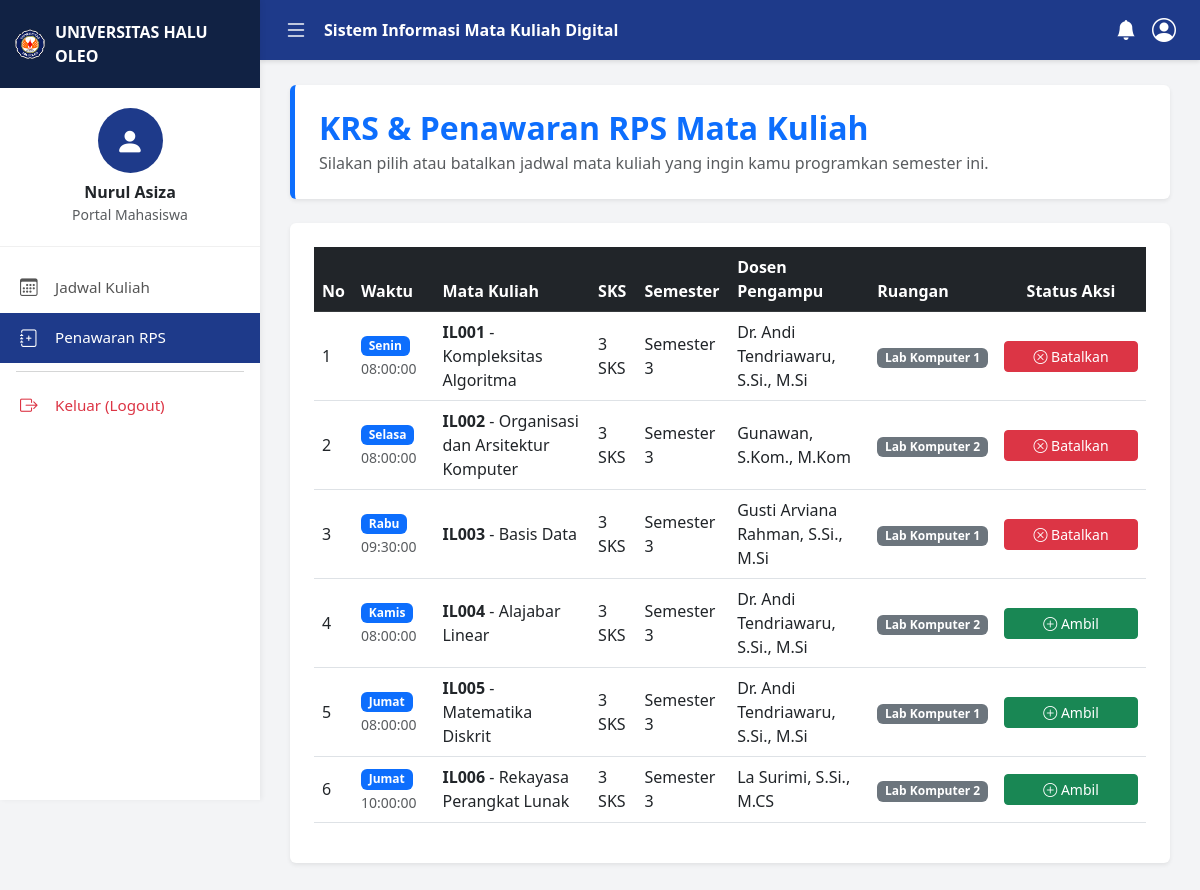
The app's page /ambil_mk.php (signed in) with its own data.
### tables this page shows
CREATE TABLE IF NOT EXISTS `jadwal` (
  `id_jadwal` int NOT NULL AUTO_INCREMENT,
  `kode_mk` varchar(10) DEFAULT NULL,
  `nidn` varchar(10) DEFAULT NULL,
  `hari` varchar(20) NOT NULL,
  `jam` time NOT NULL,
  `ruangan` varchar(20) NOT NULL,
  PRIMARY KEY (`id_jadwal`),
  KEY `kode_mk` (`kode_mk`),
  KEY `nidn` (`nidn`),
  CONSTRAINT `jadwal_ibfk_1` FOREIGN KEY (`kode_mk`) REFERENCES `matakuliah` (`kode_mk`) ON DELETE CASCADE ON UPDATE CASCADE,
  CONSTRAINT `jadwal_ibfk_2` FOREIGN KEY (`nidn`) REFERENCES `dosen` (`nidn`) ON DELETE CASCADE ON UPDATE CASCADE
);

CREATE TABLE IF NOT EXISTS `matakuliah` (
  `kode_mk` varchar(10) NOT NULL,
  `nama_mk` varchar(100) NOT NULL,
  `sks` int NOT NULL,
  `semester` int NOT NULL,
  PRIMARY KEY (`kode_mk`)
);

CREATE TABLE IF NOT EXISTS `dosen` (
  `nidn` varchar(10) NOT NULL,
  `nama_dosen` varchar(100) NOT NULL,
  `email` varchar(50) DEFAULT NULL,
  PRIMARY KEY (`nidn`)
);

### ambil_mk.php (the view, shortened to what this page needs)
<?php
include('koneksi.php');
$username_mhs = $_SESSION['username'];
?>
<!DOCTYPE html>
<html lang="id">
<head>
    <link href="https://cdn.jsdelivr.net/npm/bootstrap@5.3.0/dist/css/bootstrap.min.css" rel="stylesheet">
    <link rel="stylesheet" href="https://cdn.jsdelivr.net/npm/bootstrap-icons@1.11.0/font/bootstrap-icons.css">
</head>
<body>
    <div class="sidebar">
        <div class="sidebar-brand">
            <img src="logo_uho.png" alt="Logo UHO" style="width: 30px; height: auto; margin-right: 10px;">
            UNIVERSITAS HALU OLEO
        </div>
        <div class="user-profile-box">
            <div class="user-avatar">
                <i class="bi bi-person-fill"></i>
            </div>
            <h6 class="mb-0 fw-bold text-dark"><?= $_SESSION['nama']; ?></h6>
            <small class="text-muted">Portal <?= $_SESSION['level']; ?></small>
        </div>
        <div class="nav-menu">
            <a href="index.php"><i class="bi bi-calendar3"></i> Jadwal Kuliah</a>
            <a href="ambil_mk.php" class="active"><i class="bi bi-journal-plus"></i> Penawaran RPS</a>
            <hr class="mx-3 my-2 text-muted">
            <a href="logout.php" class="text-danger"><i class="bi bi-box-arrow-right"></i> Keluar (Logout)</a>
        </div>
    </div>
    <div class="topbar d-flex align-items-center justify-content-between px-4">
        <div class="d-flex align-items-center text-white">
            <i class="bi bi-list fs-4 me-3" style="cursor: pointer;"></i>
            <span class="fw-semibold">Sistem Informasi Mata Kuliah Digital</span>
        </div>
        <div class="text-white d-flex align-items-center">
            <i class="bi bi-bell-fill me-3 fs-5" style="cursor: pointer;"></i>
            <i class="bi bi-person-circle fs-4" style="cursor: pointer;"></i>
        </div>
    </div>
    <div class="main-content">
        <div class="card shadow-sm p-4 mb-4 border-0 bg-white" style="border-left: 5px solid #0d6efd !important;">
            <h2 class="text-primary fw-bold mb-1">KRS & Penawaran RPS Mata Kuliah</h2>
            <p class="text-muted mb-0">Silakan pilih atau batalkan jadwal mata kuliah yang ingin kamu programkan semester ini.</p>
        </div>
        <div class="card shadow-sm border-0">
            <div class="card-body p-4">
                <div class="table-responsive">
                    <table class="table table-hover align-middle">
                        <thead class="table-dark">
                            <tr>
                                <th>No</th>
                                <th>Waktu</th>
                                <th>Mata Kuliah</th>
                                <th>SKS</th>
                                <th>Semester</th>
                                <th>Dosen Pengampu</th>
                                <th>Ruangan</th>
                                <th class="text-center" style="width: 150px;">Status Aksi</th>
                            </tr>
                        </thead>
                        <tbody>
                            <?php
                            $sql = "SELECT jadwal.id_jadwal, jadwal.hari, jadwal.jam, jadwal.ruangan,
                                           matakuliah.kode_mk, matakuliah.nama_mk, matakuliah.sks, matakuliah.semester,
                                           dosen.nama_dosen
                                    FROM jadwal
                                    INNER JOIN matakuliah ON jadwal.kode_mk = matakuliah.kode_mk
                                    INNER JOIN dosen ON jadwal.nidn = dosen.nidn
                                    ORDER BY jadwal.hari DESC, jadwal.jam ASC";
                            $query = mysqli_query($koneksi, $sql);
                            $no = 1;
                            if(mysqli_num_rows($query) == 0) {
                                echo "<tr><td colspan='8' class='text-center text-muted py-4'>Belum ada penawaran mata kuliah tersedia.</td></tr>";
                            } else {
                                while($data = mysqli_fetch_array($query)){
                                    $id_jd = $data['id_jadwal'];
                                    $cek_krs = mysqli_query($koneksi, "SELECT * FROM krs WHERE username='$username_mhs' AND id_jadwal='$id_jd'");
                                    $sudah_ambil = (mysqli_num_rows($cek_krs) > 0);
                                ?>
                                <tr>
                                    <td><?= $no++; ?></td>
                                    <td><span class="badge bg-primary"><?= $data['hari']; ?></span> <small class="text-muted"><?= $data['jam']; ?></small></td>
                                    <td><strong><?= $data['kode_mk']; ?></strong> - <?= $data['nama_mk']; ?></td>
                                    <td><?= $data['sks']; ?> SKS</td>
                                    <td>Semester <?= $data['semester']; ?></td>
                                    <td><?= $data['nama_dosen']; ?></td>
                                    <td><span class="badge bg-secondary"><?= $data['ruangan']; ?></span></td>
                                    <td class="text-center">
                                        <?php if ($sudah_ambil) : ?>
                                            <a href="ambil_mk.php?aksi=batal&id=<?= $data['id_jadwal']; ?>" class="btn btn-danger btn-sm w-100" onclick="return confirm('Batalkan pengambilan mata kuliah ini?')">
                                                <i class="bi bi-x-circle"></i> Batalkan
                                            </a>
                                        <?php else : ?>
                                            <a href="ambil_mk.php?aksi=ambil&id=<?= $data['id_jadwal']; ?>" class="btn btn-success btn-sm w-100">
                                                <i class="bi bi-plus-circle"></i> Ambil
                                            </a>
                                        <?php endif; ?>
                                    </td>
                                </tr>
                                <?php
                                }
                            }
                            ?>
                        </tbody>
                    </table>
                </div>
            </div>
        </div>
    </div>
</body>
</html>

### ambil_mk.php (style rules this page uses)
body { font-family: 'Segoe UI', Tahoma, Geneva, Verdana, sans-serif; background-color: #f3f4f6; }
.sidebar { width: 260px; min-height: 100vh; background-color: #ffffff; box-shadow: 2px 0 5px rgba(0,0,0,0.05); position: fixed; top: 0; left: 0; z-index: 100; }
.sidebar-brand { background-color: #112244; color: white; padding: 20px 15px; display: flex; align-items: center; font-weight: bold; font-size: 1rem; }
.user-profile-box { padding: 20px 15px; text-align: center; border-bottom: 1px solid #f0f0f0; }
.user-avatar { width: 65px; height: 65px; border-radius: 50%; background-color: #1e3a8a; color: white; display: flex; align-items: center; justify-content: center; font-size: 1.8rem; margin: 0 auto 10px; }
.nav-menu { padding: 15px 0; }
.nav-menu a { display: flex; align-items: center; padding: 12px 20px; color: #555; text-decoration: none; font-size: 0.95rem; transition: all 0.2s; }
.nav-menu a i { margin-right: 15px; font-size: 1.1rem; width: 20px; }
.nav-menu a:hover, .nav-menu a.active { background-color: #1e3a8a; color: white; font-weight: 500; }
.topbar { height: 60px; background-color: #1e3a8a; position: fixed; top: 0; right: 0; left: 260px; z-index: 99; box-shadow: 0 2px 4px rgba(0,0,0,0.1); }
.main-content { margin-left: 260px; padding: 85px 30px 30px; }

### records on screen
jadwal: hari "Senin", jam "08:00:00", kode_mk.kode_mk "IL001", kode_mk.nama_mk "Kompleksitas Algoritma", kode_mk.sks "3", kode_mk.semester "3", nidn.nama_dosen "Dr. Andi Tendriawaru, S.Si., M.Si", ruangan "Lab Komputer 1"
jadwal: hari "Selasa", jam "08:00:00", kode_mk.kode_mk "IL002", kode_mk.nama_mk "Organisasi dan Arsitektur Komputer", kode_mk.sks "3", kode_mk.semester "3", nidn.nama_dosen "Gunawan, S.Kom., M.Kom", ruangan "Lab Komputer 2"
jadwal: hari "Rabu", jam "09:30:00", kode_mk.kode_mk "IL003", kode_mk.nama_mk "Basis Data", kode_mk.sks "3", kode_mk.semester "3", nidn.nama_dosen "Gusti Arviana Rahman, S.Si., M.Si", ruangan "Lab Komputer 1"
jadwal: hari "Kamis", jam "08:00:00", kode_mk.kode_mk "IL004", kode_mk.nama_mk "Alajabar Linear", kode_mk.sks "3", kode_mk.semester "3", nidn.nama_dosen "Dr. Andi Tendriawaru, S.Si., M.Si", ruangan "Lab Komputer 2"
jadwal: hari "Jumat", jam "08:00:00", kode_mk.kode_mk "IL005", kode_mk.nama_mk "Matematika Diskrit", kode_mk.sks "3", kode_mk.semester "3", nidn.nama_dosen "Dr. Andi Tendriawaru, S.Si., M.Si", ruangan "Lab Komputer 1"
jadwal: hari "Jumat", jam "10:00:00", kode_mk.kode_mk "IL006", kode_mk.nama_mk "Rekayasa Perangkat Lunak", kode_mk.sks "3", kode_mk.semester "3", nidn.nama_dosen "La Surimi, S.Si., M.CS", ruangan "Lab Komputer 2"

### other values on screen
$_SESSION['nama'] "Nurul Asiza"
$_SESSION['level'] "Mahasiswa"
